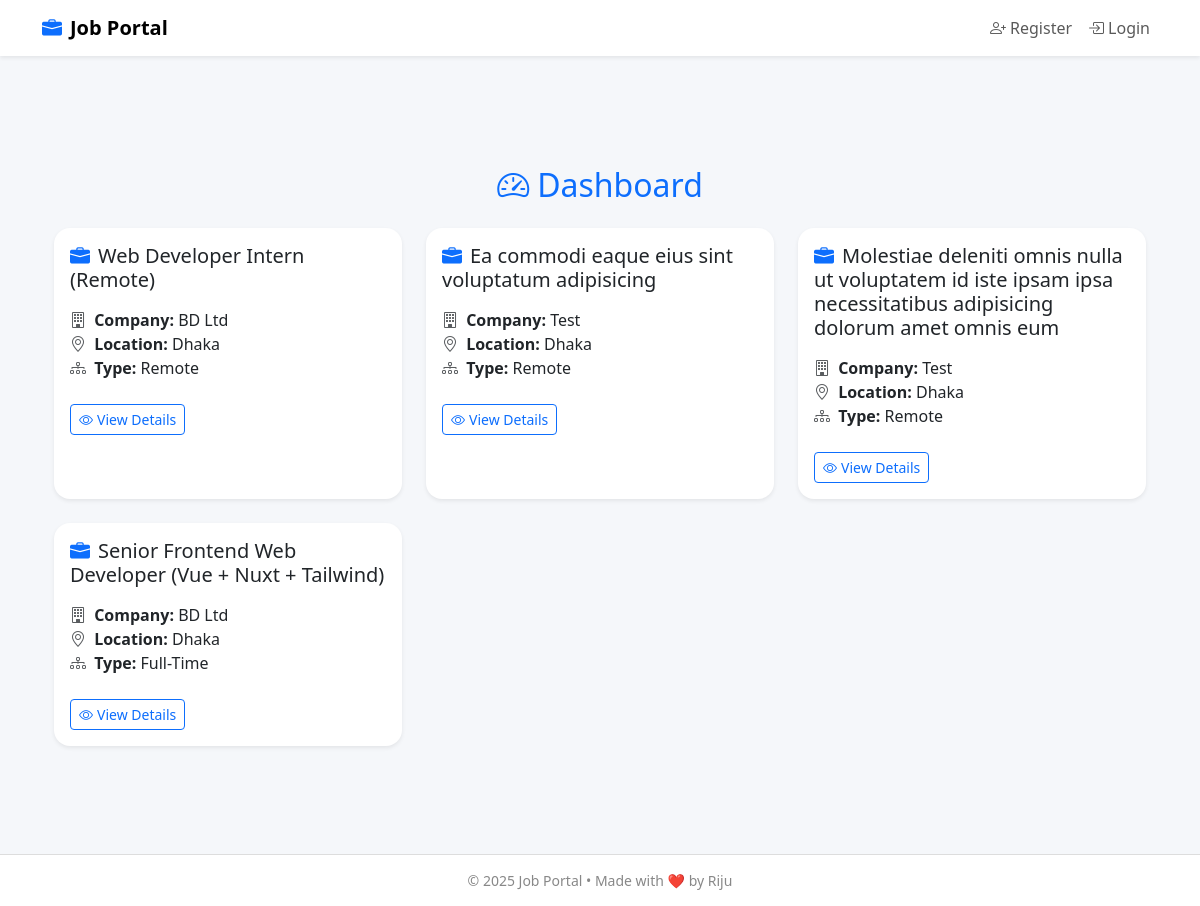
/dashboard/, run on the app's committed database.
### employer_app/models.py (models this page shows, shortened)
class JobModel(models.Model):
    JOB_TYPE_CHOICES = [
        ('Full-Time', 'Full-Time'),
        ('Remote', 'Remote'),
        ('Internship', 'Internship'),
    ]
    employer = models.ForeignKey(EmployerProfileModel,on_delete=models.CASCADE,related_name='jobs',null=True)
    title = models.CharField(max_length=255)
    description = models.TextField()
    requirements = models.TextField()
    salary = models.DecimalField(max_digits=10, decimal_places=2, null=True, blank=True)
    job_type = models.CharField(max_length=20, choices=JOB_TYPE_CHOICES)
    deadline = models.DateField()
    posted_date = models.DateField(auto_now_add=True)

class EmployerProfileModel(models.Model):
    employer_user = models.OneToOneField(CustomUserModel , on_delete=models.CASCADE,null=True, related_name='employer_profile')
    company_name = models.CharField(max_length=255)
    email = models.EmailField()
    phone = models.CharField(max_length=20)
    about_company = models.TextField(blank=True, null=True)
    company_logo = models.ImageField(upload_to='Media/company_logos/', null=True)
    location = models.CharField(max_length=255, blank=True, null=True)

### users_auth_app/views.py (the view)
# urls.py: path('dashboard/',dashboardPage, name='dashboardPage'),
def dashboardPage(request):
    jobs = JobModel.objects.all()
    return render(request, 'dashboard.html',{'jobs':jobs})

### users_auth_app/templates/dashboard.html (shortened to what this page needs)
{% extends 'master/master.html' %}
{% block body %}
<div class="container mt-5">
  <h2 class="mb-4 text-center text-primary">
    <i class="bi bi-speedometer2 me-2"></i>Dashboard
  </h2>
  <div class="row row-cols-1 row-cols-md-2 row-cols-lg-3 g-4">
    {% for job in jobs %}
    <div class="col">
      <div class="card border-0 shadow-sm rounded-4 h-100">
        <div class="card-body">
          <h5 class="card-title text-dark mb-3">
            <i class="bi bi-briefcase-fill me-2 text-primary"></i>{{ job.title }}
          </h5>
          <p class="card-text">
            <i class="bi bi-building me-1 text-muted"></i> <strong>Company:</strong> {{ job.employer.company_name }} <br>
            <i class="bi bi-geo-alt me-1 text-muted"></i> <strong>Location:</strong> {{ job.employer.location }} <br>
            <i class="bi bi-diagram-3 me-1 text-muted"></i> <strong>Type:</strong> {{ job.job_type }}
          </p>
          <a href="{% url 'jobDetailsPage' job.id %}" class="btn btn-outline-primary btn-sm mt-2">
            <i class="bi bi-eye me-1"></i>View Details
          </a>
        </div>
      </div>
    </div>
    {% empty %}
    <p class="text-center text-muted">No jobs available.</p>
    {% endfor %}
  </div>
</div>
{% endblock %}

### users_auth_app/templates/master/master.html (style rules this page uses)
body { background-color: #f5f7fa; padding-top: 70px; font-family: 'Segoe UI', sans-serif; }
.card { border-radius: 1rem; box-shadow: 0 4px 16px rgba(0, 0, 0, 0.05); }

### data on the page
JobModel: title "Web Developer Intern (Remote)", employer.company_name "BD Ltd", employer.location "Dhaka", job_type "Remote"
JobModel: title "Ea commodi eaque eius sint voluptatum adipisicing", employer.company_name "Test", employer.location "Dhaka", job_type "Remote"
JobModel: title "Molestiae deleniti omnis nulla ut voluptatem id iste ipsam ipsa necessitatibus adipisicing dolorum amet omnis eum", employer.company_name "Test", employer.location "Dhaka", job_type "Remote"
JobModel: title "Senior Frontend Web Developer (Vue + Nuxt + Tailwind)", employer.company_name "BD Ltd", employer.location "Dhaka", job_type "Full-Time"

### other printed values
{{ year|default:"2025" }} "2025"
